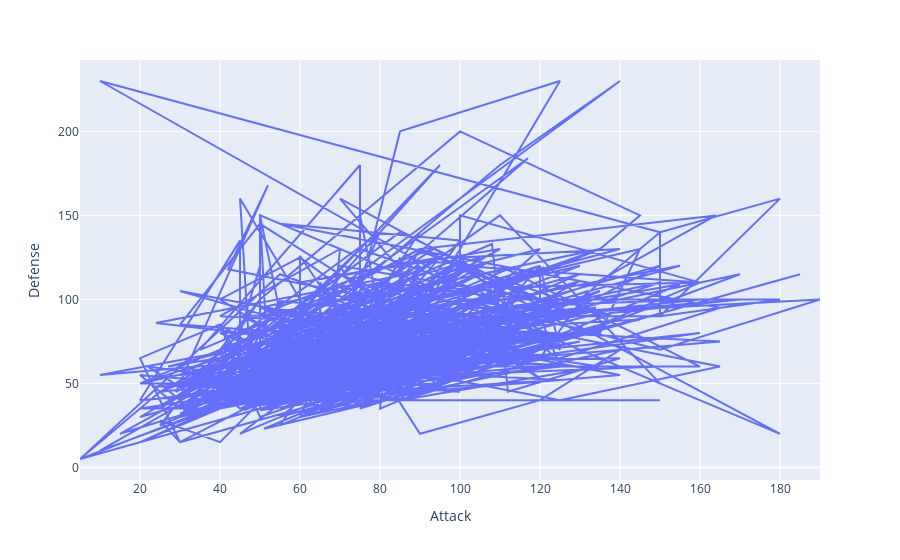

The notebook cell saved with this chart:
### Code cell
px.line(data_frame=df,x='Attack',y='Defense')

### Figure 1 — Plotly figure (JSON) as saved in the notebook; plotly's stock layout.template omitted (floating-point values rounded to 4 significant figures; data arrays with more than 128 entries replaced by an {"elided": "..."} marker saying what was removed)
{"data": [{"hovertemplate": "Attack=%{x}<br>Defense=%{y}<extra></extra>", "legendgroup": "", "line": {"color": "#636efa", "dash": "solid"}, "marker": {"symbol": "circle"}, "mode": "lines", "name": "", "orientation": "v", "showlegend": false, "type": "scatter", "x": {"elided": "800 int values"}, "xaxis": "x", "y": {"elided": "800 int values"}, "yaxis": "y"}], "layout": {"legend": {"tracegroupgap": 0}, "margin": {"t": 60}, "xaxis": {"anchor": "y", "domain": [0, 1], "title": {"text": "Attack"}}, "yaxis": {"anchor": "x", "domain": [0, 1], "title": {"text": "Defense"}}}}
